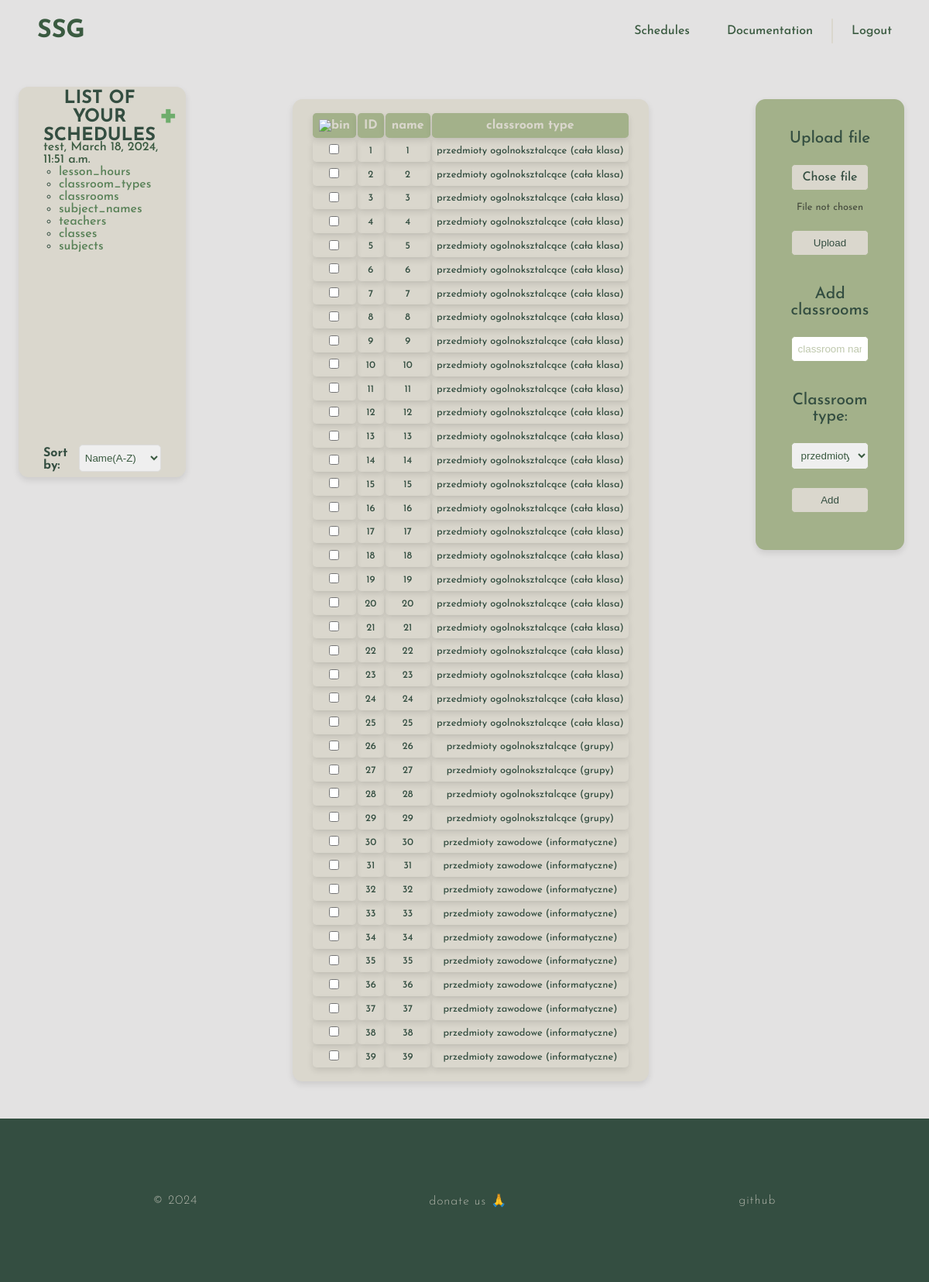
The app's page /schedules/test/test/classrooms/ (signed in), older data.
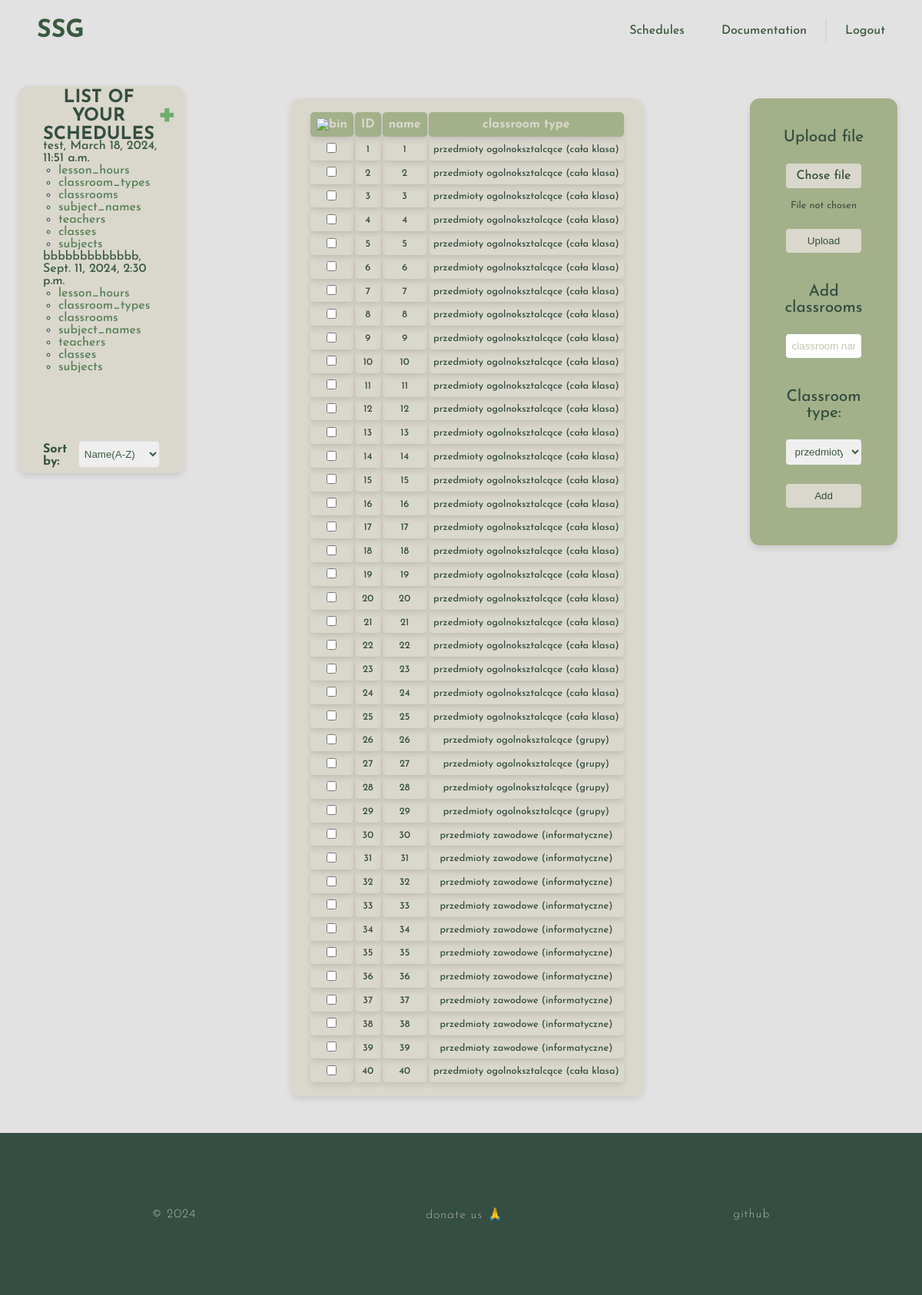
The same page, newer data.
### generatorApp/models.py (models this page shows, shortened)
class ScheduleList(models.Model):
    user_id = models.ForeignKey(User, null=False, on_delete=models.CASCADE)
    name = models.CharField(max_length=100)
    description = models.CharField(max_length=800, default='')
    created_date = models.DateTimeField(default=timezone.now)
    content = models.TextField()

class Classrooms(models.Model):
    in_id = models.TextField(default=None, null=True)
    schedule_id = models.ForeignKey(ScheduleList, on_delete=models.CASCADE)
    type_id = models.ForeignKey(ClassroomTypes, default=0, on_delete=models.SET_DEFAULT)
    name = models.CharField(max_length=30)
    class Meta:
        unique_together = ('schedule_id', 'in_id')

class ClassroomTypes(models.Model):
    in_id = models.TextField(default=None, null=True)
    schedule_id = models.ForeignKey(ScheduleList, on_delete=models.CASCADE)
    description = models.CharField(max_length=150)
    class Meta:
        unique_together = ('schedule_id', 'in_id')
    def __str__(self):
        return self.description

### generatorApp/views/schedule.py (the view, shortened to what this page needs)
# urls.py: path('schedules/<str:username>/<str:schedule_name>/classrooms/', views.ClassroomsView.as_view(), name='classroom'),
class ClassroomsView(LoginRequiredMixin, FormView):
    login_url = reverse_lazy('generatorApp:login')
    form_class = ClassroomsForm
    template_name = 'generatorApp/forms/classrooms.html'
    def get_context_data(self, **kwargs):
        context = super().get_context_data(**kwargs)
        context = update_context(self.request, self.kwargs, context)
        schedule_name = context['schedule_name']
        schedule = ScheduleList.objects.get(user_id=self.request.user, name=schedule_name)
        context['objects_list'] = Classrooms.objects.filter(schedule_id=schedule).all()
        context['queryset'] = ClassroomTypes.objects.filter(schedule_id=schedule)
        return context

### generatorApp/forms.py
class ClassroomsForm(ModelForm):
    name = forms.CharField(label='', widget=forms.TextInput(attrs={
        'class': 't',
        'id': 'name',
        'name': 'name',
        'placeholder': 'classroom name'
    }))
    class Meta:
        model = Classrooms
        fields = ['name']

### generatorApp/views/schedule.py (called while the page is built)
def update_context(request, kwargs, context):
    context['schedule_name'] = kwargs.get('schedule_name')
    context['model_name'] = kwargs.get('model')
    sort_by = request.GET.get('sort_by')
    if sort_by in [field.name for field in ScheduleList._meta.get_fields()]:
        context['schedule_list'] = ScheduleList.objects.filter(user_id=request.user).order_by(sort_by)
    else:
        context['schedule_list'] = ScheduleList.objects.filter(user_id=request.user)
    context['labels'] = [
        'lesson_hours',
        'classroom_types',
        'classrooms',
        'subject_names',
        'teachers',
        'classes',
        'subjects'
    ]
    return context

### generatorApp/templates/generatorApp/forms/classrooms.html (shortened to what this page needs)
{% extends 'generatorApp/index.html' %}
{% load static %}
{% block head %}
    <link rel="stylesheet" href="{% static 'generatorApp/data_forms.css' %}">
{% endblock %}
{% block content %}
    {% include 'generatorApp/schedule_list.html' %}
    <main>
        <div class="data-container">
            <table>
                <tr>
                    <th>
                        <button type="button" class="confirm-button" id="delete_btn">
                            <img class="icon" src="{% static 'generatorApp/bin.svg' %}" alt="bin"/>
                        </button>
                    </th>
                    <th>ID</th>
                    <th>name</th>
                    <th>classroom type</th>
                </tr>
                {% for value in objects_list %}
                    <tr>
                        <td><input type="checkbox" id="delete-{{ forloop.counter }}" name="delete" value="{{ value.in_id }}" class="delete-checkbox"></td>
                        <td>{{ forloop.counter }}</td>
                        <td>{{ value.name }}</td>
                        <td>{{ value.type_id }}</td>
                    </tr>
                {% endfor %}
            </table>
        </div>
        <div class="form-container">
            <form method="POST" enctype="multipart/form-data" action="{{ request.get_full_path }}/upload">
                <span>Upload file</span>
                <div class="custom-file-input">Chose file</div>
                <p class="file-name">File not chosen</p>
                <input type="submit" value="Upload">
            </form>
            <form method="POST" class="add-data-form">
                <span>Add classrooms</span>
                {{ form.name }}
                <span>Classroom type:</span>
                <select class="t" id="type-id" name="type-id">
                    {% for object in queryset %}
                        <option value="{{ object.in_id }}">{{ object.description }}</option>
                    {% endfor %}
                </select>
                <input type="submit" value="Add">
            </form>
        </div>
    </main>
{% endblock %}

### generatorApp/templates/generatorApp/schedule_list.html (shortened to what this page needs)
{% load static %}
{% block head %}
    <link rel="stylesheet" href="{% static 'generatorApp/aside.css' %}">
{% endblock %}
<aside class="sticky-wrapper">
    <div class="aside-content">
        <h3>
            <span>List of your schedules</span>
            <a href="{% url 'generatorApp:schedules_base' %}">
                <span style="font-size: 150%">+</span>
            </a>
        </h3>
        <ol class="scrollable">
            {% if schedule_list %}
                {% for schedule in schedule_list %}
                    <li>
                        <a href="{% url 'generatorApp:schedule' username=user.username schedule_name=schedule.name %}">
                            {{ schedule.name }}, {{ schedule.created_date }}
                        </a>
                        <ul class="schedule-data-list" style="padding-left: 2ch">
                            {% for label in labels %}
                                <li><a href="{% url 'generatorApp:schedule' username=user.username schedule_name=schedule.name%}{{label}}">{{ label }}</a></li>
                            {% endfor %}
                        </ul>
                    </li>
                {% endfor %}
            {% else %}
                <p>It seems to you don't have any schedules :<</p>
            {% endif %}
        </ol>
        <form method="GET" id="sort-form">
            <h4>Sort by:</h4>
            <select name="sort_by" id="sort_by">
                <option value="name">Name(A-Z)</option>
            </select>
        </form>
    </div>
</aside>

Row changes from the older to the newer data that the page shows:
added ScheduleList: name "bbbbbbbbbbbbb", created_date "Sept. 11, 2024, 2:30 p.m.", labels "lesson_hours" "classroom_types" "classrooms" "subject_names" "teachers" "classes" "subjects"
added Classrooms: name "40", type_id "przedmioty ogolnoksztalcące (cała klasa)"
